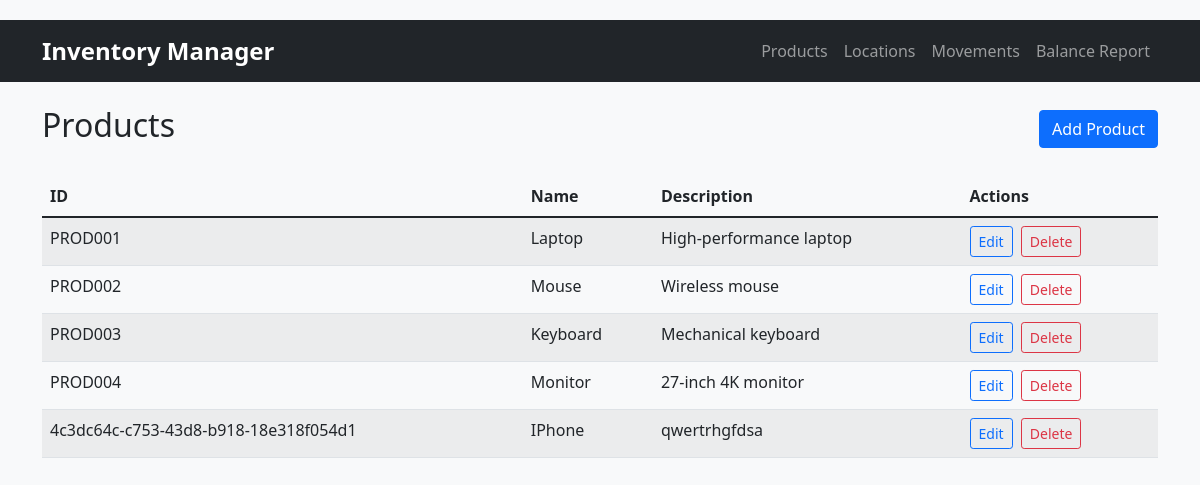
Page /products on the committed database.
### modules.py (models this page shows)
class Product(db.Model):
    product_id = db.Column(db.String(50), primary_key=True, default=lambda: str(uuid.uuid4()))
    name = db.Column(db.String(100), nullable=False)
    description = db.Column(db.Text)

### app.py (the view)
@app.route('/products')
def view_products():
    products = Product.query.all()
    return render_template('product/list.html', products=products)

### templates/product/list.html
{% extends "base.html" %}
{% block content %}
<div class="d-flex justify-content-between align-items-center mb-4">
    <h2>Products</h2>
    <a href="{{ url_for('add_product') }}" class="btn btn-primary">Add Product</a>
</div>
<table class="table table-striped">
    <thead>
        <tr>
            <th>ID</th>
            <th>Name</th>
            <th>Description</th>
            <th>Actions</th>
        </tr>
    </thead>
    <tbody>
        {% for product in products %}
        <tr>
            <td>{{ product.product_id }}</td>
            <td>{{ product.name }}</td>
            <td>{{ product.description or '-' }}</td>
            <td>
                <a href="{{ url_for('edit_product', product_id=product.product_id) }}"
                    class="btn btn-sm btn-outline-primary">Edit</a>
                <form method="POST" action="{{ url_for('delete_product', product_id=product.product_id) }}"
                    class="d-inline">
                    <button type="submit" class="btn btn-sm btn-outline-danger">Delete</button>
                </form>
            </td>
        </tr>
        {% else %}
        <tr>
            <td colspan="4" class="text-center">No products found</td>
        </tr>
        {% endfor %}
    </tbody>
</table>
{% endblock %}

### static/style.css (style rules this page uses)
body { background-color: #f8f9fa; padding-top: 20px; }
.btn-sm { margin-right: 0.25rem; }
.table th { border-top: none; }

### rows in the picture
Product: product_id "PROD001", name "Laptop", description "High-performance laptop"
Product: product_id "PROD002", name "Mouse", description "Wireless mouse"
Product: product_id "PROD003", name "Keyboard", description "Mechanical keyboard"
Product: product_id "PROD004", name "Monitor", description "27-inch 4K monitor"
Product: product_id "4c3dc64c-c753-43d8-b918-18e318f054d1", name "IPhone", description "qwertrhgfdsa"
